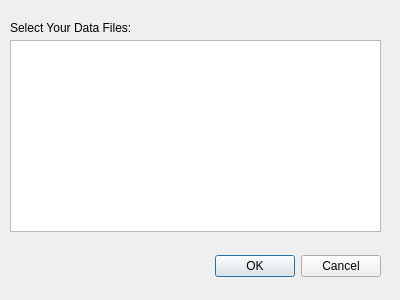
<?xml version="1.0" encoding="UTF-8"?>
<ui version="4.0">
 <class>Dialog</class>
 <widget class="QDialog" name="Dialog">
  <property name="geometry">
   <rect>
    <x>0</x>
    <y>0</y>
    <width>400</width>
    <height>300</height>
   </rect>
  </property>
  <property name="windowTitle">
   <string>Dialog</string>
  </property>
  <widget class="QDialogButtonBox" name="buttonBox">
   <property name="geometry">
    <rect>
     <x>40</x>
     <y>250</y>
     <width>341</width>
     <height>32</height>
    </rect>
   </property>
   <property name="orientation">
    <enum>Qt::Horizontal</enum>
   </property>
   <property name="standardButtons">
    <set>QDialogButtonBox::Cancel|QDialogButtonBox::Ok</set>
   </property>
  </widget>
  <widget class="QLabel" name="label_4">
   <property name="geometry">
    <rect>
     <x>10</x>
     <y>20</y>
     <width>161</width>
     <height>16</height>
    </rect>
   </property>
   <property name="text">
    <string>Select Your Data Files:</string>
   </property>
  </widget>
  <widget class="QListView" name="listView">
   <property name="geometry">
    <rect>
     <x>10</x>
     <y>40</y>
     <width>371</width>
     <height>192</height>
    </rect>
   </property>
  </widget>
 </widget>
 <resources/>
 <connections>
  <connection>
   <sender>buttonBox</sender>
   <signal>accepted()</signal>
   <receiver>Dialog</receiver>
   <slot>accept()</slot>
   <hints>
    <hint type="sourcelabel">
     <x>248</x>
     <y>254</y>
    </hint>
    <hint type="destinationlabel">
     <x>157</x>
     <y>274</y>
    </hint>
   </hints>
  </connection>
  <connection>
   <sender>buttonBox</sender>
   <signal>rejected()</signal>
   <receiver>Dialog</receiver>
   <slot>reject()</slot>
   <hints>
    <hint type="sourcelabel">
     <x>316</x>
     <y>260</y>
    </hint>
    <hint type="destinationlabel">
     <x>286</x>
     <y>274</y>
    </hint>
   </hints>
  </connection>
 </connections>
</ui>
